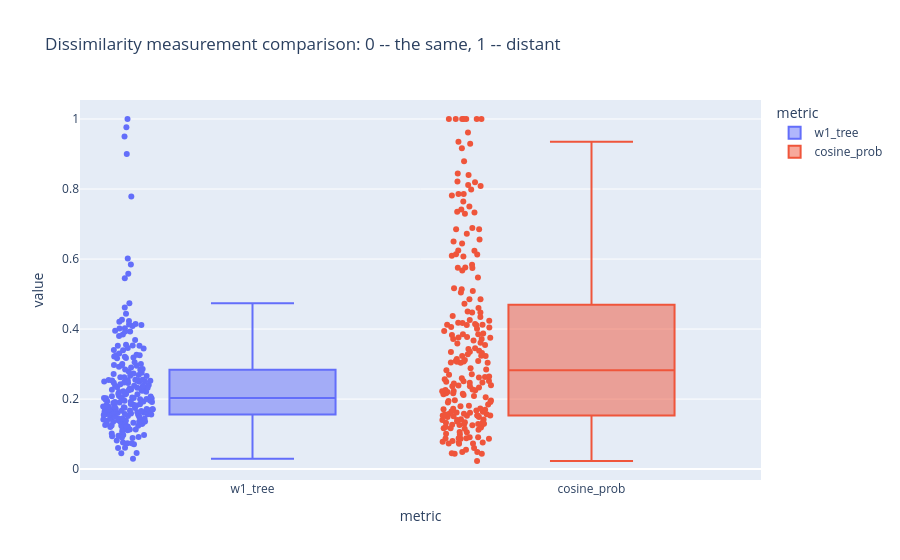

The cell this chart's notebook holds for it:
### Code cell
df_box = (
    df_stats
    .reset_index()
    .melt(id_vars=["country", "alpha-3", "name", "region"], var_name="metric", value_vars=metrics, value_name="value")
)

px.box(
    df_box,
    x="metric",
    y="value",
    points="all",
    hover_data=["country", "name", "region"],
    title="Dissimilarity measurement comparison: 0 -- the same, 1 -- distant",
    color="metric"
)

### Figure 1 — Plotly figure (JSON) as saved in the notebook; plotly's stock layout.template omitted (floating-point values rounded to 4 significant figures; data arrays with more than 128 entries replaced by an {"elided": "..."} marker saying what was removed)
{"data": [{"alignmentgroup": "True", "boxpoints": "all", "customdata": {"elided": "217x3 str values"}, "hovertemplate": "metric=%{x}<br>value=%{y}<br>country=%{customdata[0]}<br>name=%{customdata[1]}<br>region=%{customdata[2]}<extra></extra>", "legendgroup": "w1_tree", "marker": {"color": "#636efa"}, "name": "w1_tree", "notched": false, "offsetgroup": "w1_tree", "orientation": "v", "showlegend": true, "type": "box", "x": {"elided": "217 str values"}, "x0": " ", "xaxis": "x", "y": {"elided": "217 float values"}, "y0": " ", "yaxis": "y"}, {"alignmentgroup": "True", "boxpoints": "all", "customdata": {"elided": "217x3 str values"}, "hovertemplate": "metric=%{x}<br>value=%{y}<br>country=%{customdata[0]}<br>name=%{customdata[1]}<br>region=%{customdata[2]}<extra></extra>", "legendgroup": "cosine_prob", "marker": {"color": "#EF553B"}, "name": "cosine_prob", "notched": false, "offsetgroup": "cosine_prob", "orientation": "v", "showlegend": true, "type": "box", "x": {"elided": "217 str values"}, "x0": " ", "xaxis": "x", "y": {"elided": "217 float values"}, "y0": " ", "yaxis": "y"}], "layout": {"boxmode": "overlay", "legend": {"title": {"text": "metric"}, "tracegroupgap": 0}, "title": {"text": "Dissimilarity measurement comparison: 0 -- the same, 1 -- distant"}, "xaxis": {"anchor": "y", "categoryarray": ["w1_tree", "cosine_prob"], "categoryorder": "array", "domain": [0, 1], "title": {"text": "metric"}}, "yaxis": {"anchor": "x", "domain": [0, 1], "title": {"text": "value"}}}}
